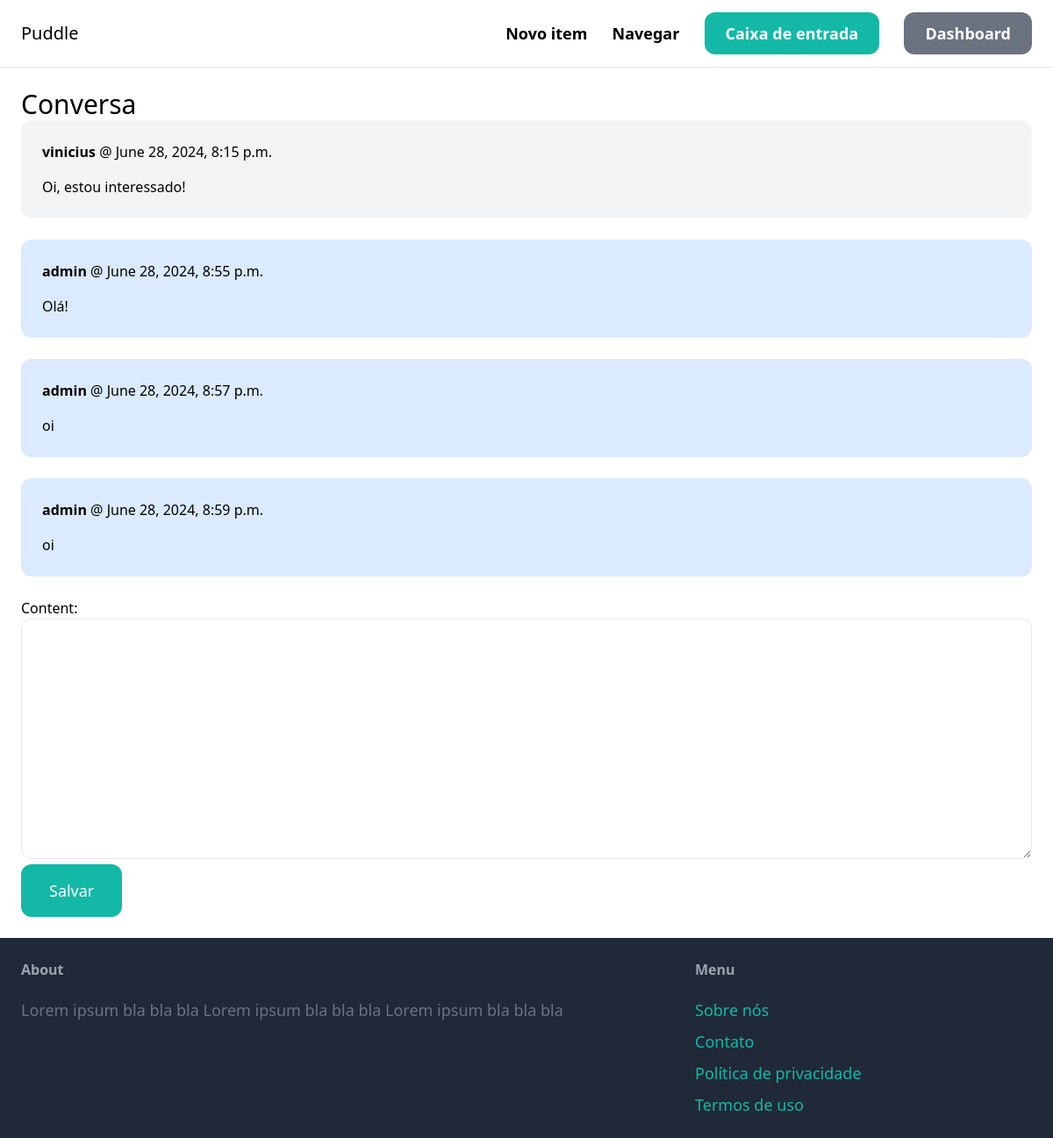
The page /inbox/1/ (signed in) on the database its author committed.
### conversation/models.py (models this page shows)
class ConversationMessage(models.Model):
    conversation = models.ForeignKey(Conversation, related_name='messages', on_delete=models.CASCADE)
    content = models.TextField()
    created_at = models.DateTimeField(auto_now_add=True)
    created_by = models.ForeignKey(User, related_name='created_messages', on_delete=models.CASCADE)

### conversation/views.py (the view)
# urls.py: path('<int:pk>/', views.detail, name='detail'),
@login_required
def detail(request, pk):
    conversation = Conversation.objects.filter(members__in=[request.user.id]).get(pk=pk)
    if request.method == 'POST':
        form = ConversationMessageForm(request.POST)
        if form.is_valid():
            conversation_message = form.save(commit=False)
            conversation_message.conversation = conversation
            conversation_message.created_by = request.user
            conversation_message.save()
            conversation.save()
            return redirect('conversation:detail', pk=pk)
    else:
        form = ConversationMessageForm()
    return render(request, 'conversation/detail.html', {
        'conversation': conversation,
        'form': form
    })

### conversation/forms.py
class ConversationMessageForm(forms.ModelForm):
    class Meta:
        model = ConversationMessage
        fields = ('content',)
        widgets = {
            'content': forms.Textarea(attrs={
                'class': 'w-full py-4 px-6 rounded-xl border'
            })
        }

### conversation/templates/conversation/detail.html (shortened to what this page needs)
{% extends 'core/base.html' %}
{% block content %}
<h1 class="mb text-3xl">Conversa</h1>
<div class="space-y-6">
    {% for message in conversation.messages.all %}
        <div class="p-6 flex {% if message.created_by == request.user %}bg-blue-100{% else %}bg-gray-100{% endif %} rounded-xl">
            <div>
                <p class="mb-4"><strong>{{ message.created_by.username }}</strong> @ {{ message.created_at }}</p>
                <p>{{ message.content }}</p>
            </div>
        </div>
    {% endfor %}
</div>
<form method="post" action="." class="mt-6">
    {{ form.as_p }}
    <button class="py-4 px-8 text-lg bg-teal-500 hover:bg-teal-700 rounded-xl text-white">Salvar</button>
</form>
{% endblock %}

### rows shown on the page
ConversationMessage: created_by.username "vinicius", created_at "June 28, 2024, 8:15 p.m.", content "Oi, estou interessado!"
ConversationMessage: created_by.username "admin", created_at "June 28, 2024, 8:55 p.m.", content "Olá!"
ConversationMessage: created_by.username "admin", created_at "June 28, 2024, 8:57 p.m.", content "oi"
ConversationMessage: created_by.username "admin", created_at "June 28, 2024, 8:59 p.m.", content "oi"
